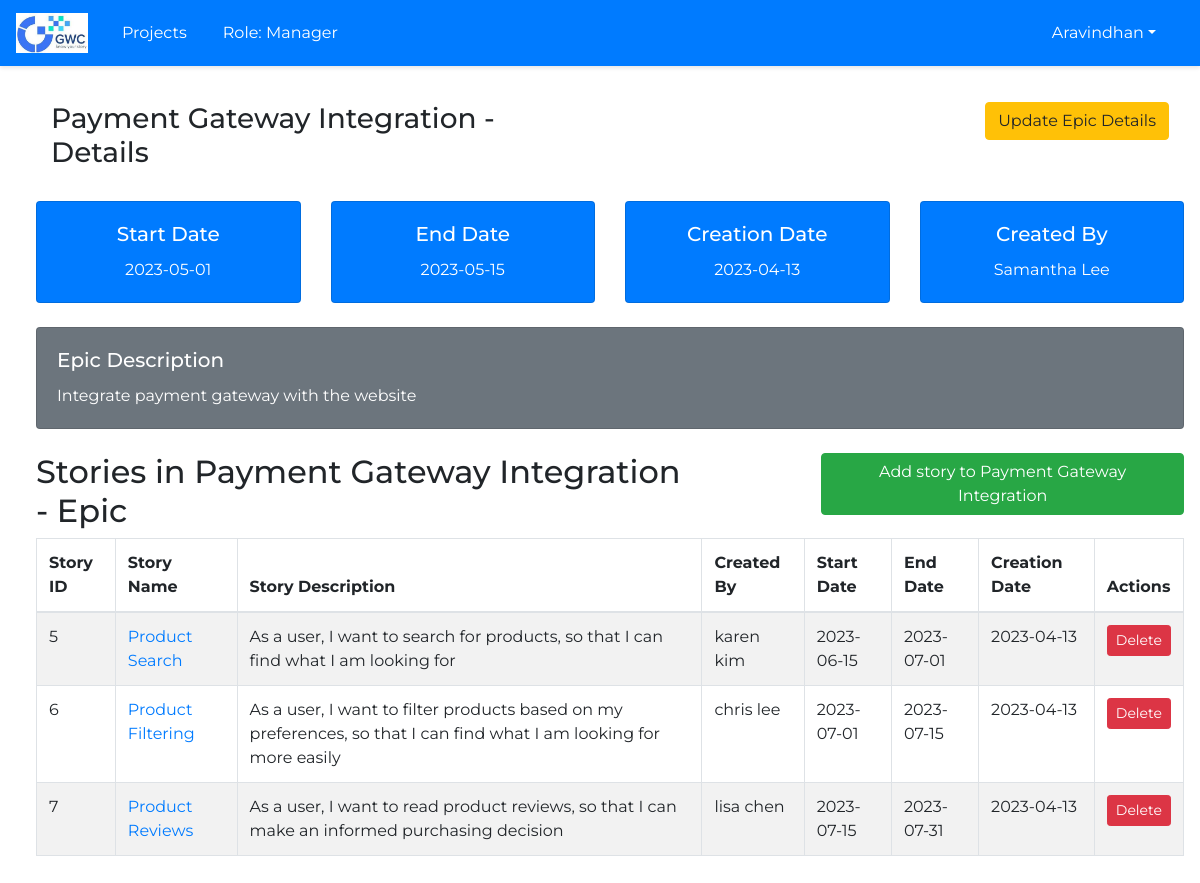
The page /epic/2 (signed in) on the database its author committed.
### main.py (models this page shows, shortened)
class Users(db.Model):
    id = db.Column(db.Integer(), primary_key=True, autoincrement=True)
    Email = db.Column(db.String(250), unique=True, nullable=False)
    Name = db.Column(db.String(250), nullable=False)
    User_Role = db.Column(db.String(250), default='Member', nullable=False)
    Password = db.Column(db.String(250), nullable=False)
    Designation = db.Column(db.String(250), nullable=False)
    Creation_Date = db.Column(db.DateTime(), default=dt.datetime.utcnow() + dt.timedelta(hours=5, minutes=30), nullable=False)

class Epic(db.Model):
    id = db.Column(db.Integer(), primary_key=True, autoincrement=True)
    EpicName = db.Column(db.String(250), nullable=False)
    EpicDescription = db.Column(db.Text)
    CreatedBy = db.Column(db.String(250), nullable=False)
    StartDate = db.Column(db.Date(), nullable=False)
    EndDate = db.Column(db.Date(), nullable=False)
    CreationDate = db.Column(db.DateTime(), default=dt.datetime.utcnow() + dt.timedelta(hours=5, minutes=30), nullable=False)
    ProjectID = db.Column(db.Integer(), db.ForeignKey('project.id'), nullable=False)

class Story(db.Model):
    id = db.Column(db.Integer(), primary_key=True, autoincrement=True)
    StoryName = db.Column(db.String(250), nullable=False)
    StoryDescription = db.Column(db.Text)
    CreatedBy = db.Column(db.String(250), nullable=False)
    StartDate = db.Column(db.Date(), nullable=False)
    EndDate = db.Column(db.Date(), nullable=False)
    CreationDate = db.Column(db.DateTime(), default=dt.datetime.utcnow() + dt.timedelta(hours=5, minutes=30), nullable=False)
    EpicID= db.Column(db.Integer(), db.ForeignKey('epic.id'), nullable=False)

### main.py (the view)
@app.route('/epic/<int:epic_id>', methods=['GET'])
def epic_details(epic_id):
    epic = Epic.query.get_or_404(epic_id)
    stories_data = Story.query.filter_by(EpicID=epic_id).all()
    return render_template('epic_details.html', epic=epic, stories=stories_data)

### main.py (called while the page is built, shortened)
@app.before_request
def require_login():
    allowed_routes = ['login','static', 'show_register']  # add any route that doesn't require login here
    if request.endpoint not in allowed_routes and 'user_id' not in session:
        return redirect(url_for('login'))

@app.before_request
def restrict_access_member():
    user_id = session.get('user_id')
    if user_id:
        user = Users.query.filter_by(id=user_id).first()

@app.before_request
def restrict_access_teamlead():
    user_id = session.get('user_id')
    if user_id:
        user = Users.query.filter_by(id=user_id).first()
        if user.User_Role == 'Team Lead':
            restricted_functions = ['add_project', 'add_epic', 'add_story', 'update_project', 'update_epic', 'update_story', 'delete_story', 'delete_epic','show_users','update_user_role']
            if request.endpoint in restricted_functions:
                abort(403)  # Forbidden

@app.before_request
def restrict_access_manager():
    user_id = session.get('user_id')
    if user_id:
        user = Users.query.filter_by(id=user_id).first()
        if user.User_Role == 'Manager':
            restricted_functions = ['add_project', 'update_project','show_users','update_user_role']
            if request.endpoint in restricted_functions:
                abort(403)  # Forbidden

@app.context_processor
def inject_user():
    def get_user():
        if 'user_id' in session:
            user = Users.query.get(session['user_id'])
            return user
        return None
    return {'user': get_user()}

### templates/epic_details.html (shortened to what this page needs)
{% extends "base_layout.html" %}
{% block main %}
<div class="container-fluid">
  <div class="row">
    <div class="col-md-6">
      <h3>{{ epic.EpicName }} - Details</h3>
    </div>
    {% if user.User_Role not in ['Member', 'Team Lead'] %}
    <div class="col-md-4 offset-md-2">
      <form action="{{ url_for('update_epic', epic_id=epic.id) }}" method="GET" style="text-align: right;">
        <button type="submit" class="btn btn-warning">Update Epic Details</button>
      </form>
    </div>
    {% endif %}
  </div>
</div>
<br>
<div class="row">
  <div class="col-sm-3">
    <div class="card text-center bg-primary text-white">
      <div class="card-body">
        <h5 class="card-title">Start Date</h5>
        <p class="card-text">{{ epic.StartDate }}</p>
      </div>
    </div>
  </div>
  <div class="col-sm-3">
    <div class="card text-center bg-primary text-white">
      <div class="card-body">
        <h5 class="card-title">End Date</h5>
        <p class="card-text">{{ epic.EndDate }}</p>
      </div>
    </div>
  </div>
  <div class="col-sm-3">
    <div class="card  text-center bg-primary text-white">
      <div class="card-body">
        <h5 class="card-title">Creation Date</h5>
        <p class="card-text">{{ epic.CreationDate.date() }}</p>
      </div>
    </div>
  </div>
  <div class="col-sm-3">
    <div class="card  text-center bg-primary text-white">
      <div class="card-body">
        <h5 class="card-title">Created By</h5>
        <p class="card-text">{{ epic.CreatedBy }}</p>
      </div>
    </div>
  </div>
</div>
<br>
<div class="row">
  <div class="col-sm-12">
    <div class="card text-white bg-secondary">
      <div class="card-body">
        <h5 class="card-title">Epic Description</h5>
        <p class="card-text">{{ epic.EpicDescription }}</p>
      </div>
    </div>
  </div>
</div>
<br>
<div class="row">
  <div class="col-md-7">
  <h2>Stories in {{ epic.EpicName }} - Epic</h2>
  </div>
{% if user.User_Role not in ['Member', 'Team Lead'] %}
  <div class="col-md-4 offset-md-1">
    <form action="{{ url_for('add_story', epic_id = epic.id) }}" method="GET" style="text-align: right;">
    <button type="submit" class="btn btn-success ">Add story to {{ epic.EpicName }}</button>
    </form>
</div>
{% endif %}
</div>
  <table class="table table-striped table-bordered table-hover">
    <thead>
      <tr>
        <th scope="col">Story ID</th>
        <th scope="col">Story Name</th>
        <th scope="col">Story Description</th>
        <th scope="col">Created By</th>
        <th scope="col">Start Date</th>
        <th scope="col">End Date</th>
        <th scope="col">Creation Date</th>
        {% if user.User_Role not in ['Member', 'Team Lead'] %}
        <th scope="col">Actions</th>
        {% endif %}
      </tr>
    </thead>
    <tbody>
      {% for story in stories %}
      <tr>
        <td scope="row">{{ story.id }}</td>
        <td><a href="{{ url_for('story_details', story_id=story.id) }}">{{ story.StoryName }}</a></td>
        <td>{{ story.StoryDescription }}</td>
        <td>{{ story.CreatedBy.split('@')[0].lower() }}</td>
        <td>{{ story.StartDate }}</td>
        <td>{{ story.EndDate }}</td>
        <td>{{ story.CreationDate.date() }}</td>
        {% if user.User_Role not in ['Member', 'Team Lead'] %}
        <td>
            <form action="{{ url_for('delete_story', story_id=story.id) }}" method="POST" onsubmit="return confirm('Are you sure you want to delete this story?');">
              <button type="submit" class="btn btn-danger btn-sm">Delete</button>
            </form>
        </td>
        {% endif %}
      </tr>
      {% endfor %}
    </tbody>
  </table>
{% endblock %}

### templates/base_layout.html (shortened to what this page needs)
<!DOCTYPE html>
<html>
  <head>
      <link rel="stylesheet" href="https://maxcdn.bootstrapcdn.com/bootstrap/4.5.2/css/bootstrap.min.css">
      <link href="{{ url_for('static', filename='css/base_layout-style.css') }}" rel="stylesheet">
  </head>
  <body>
    <nav class="navbar navbar-expand-md navbar-light bg-primary">
      <a class="navbar-brand" href="{{ url_for('login') }}">
        <img src="{{ url_for('static', filename='images/placeholder-logo.png') }}" alt="Logo">
      </a>
      <ul class="navbar-nav">
        {% if user.User_Role in ['Manager', 'Admin', 'Team Lead'] %}
        <li class="nav-item">
          <a class="nav-link" href="{{ url_for('show_projects') }}">Projects</a>
        </li>
        {% endif %}
        <li class="nav-item nav-link">
          Role: {{ user.User_Role }}
        </li>
      </ul>
      <ul class="navbar-nav ml-auto">
        <li class="nav-item dropdown">
          <a class="nav-link dropdown-toggle" href="#" id="navbardrop" data-toggle="dropdown">{{ user.Name }}</a>
        </li>
      </ul>
    </nav>
    <main>
      {% block main %}
      {% endblock %}
    </main>
  </body>
</html>

### static/css/base_layout-style.css (style rules this page uses)
* { box-sizing: border-box; margin: 0; padding: 0; }
body { background-color: white; font-family: 'Montserrat', sans-serif; }
.navbar-brand img { height: 40px; margin-right: 10px; }
.navbar-nav li { padding-right: 20px; color: white !important; }
.nav-link { color: white !important; }
nav { display: flex; justify-content: space-between; align-items: center; padding: 1rem; background-color: white; box-shadow: 0px 2px 4px rgba(0, 0, 0, 0.1); }
main { margin: 20px 0 0 20px; padding: 1rem; }

### rows shown on the page
Users: User_Role "Manager", Name "Aravindhan"
Epic: EpicName "Payment Gateway Integration", StartDate "2023-05-01", EndDate "2023-05-15", CreationDate "2023-04-13", CreatedBy "Samantha Lee", EpicDescription "Integrate payment gateway with the website"
Story: id "5", StoryName "Product Search", StoryDescription "As a user, I want to search for products, so that I can find what I am looking for", CreatedBy.split "karen kim", StartDate "2023-06-15", EndDate "2023-07-01", CreationDate "2023-04-13"
Story: id "6", StoryName "Product Filtering", StoryDescription "As a user, I want to filter products based on my preferences, so that I can find what I am looking for more easily", CreatedBy.split "chris lee", StartDate "2023-07-01", EndDate "2023-07-15", CreationDate "2023-04-13"
Story: id "7", StoryName "Product Reviews", StoryDescription "As a user, I want to read product reviews, so that I can make an informed purchasing decision", CreatedBy.split "lisa chen", StartDate "2023-07-15", EndDate "2023-07-31", CreationDate "2023-04-13"
